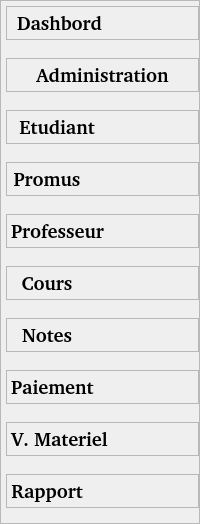
                  <widget class="QFrame" name="frame_6">
                   <property name="sizePolicy">
                    <sizepolicy hsizetype="Preferred" vsizetype="Expanding">
                     <horstretch>0</horstretch>
                     <verstretch>0</verstretch>
                    </sizepolicy>
                   </property>
                   <property name="minimumSize">
                    <size>
                     <width>166</width>
                     <height>0</height>
                    </size>
                   </property>
                   <property name="cursor">
                    <cursorShape>PointingHandCursor</cursorShape>
                   </property>
                   <property name="frameShape">
                    <enum>QFrame::StyledPanel</enum>
                   </property>
                   <property name="frameShadow">
                    <enum>QFrame::Raised</enum>
                   </property>
                   <layout class="QVBoxLayout" name="verticalLayout_13">
                    <property name="spacing">
                     <number>18</number>
                    </property>
                    <property name="leftMargin">
                     <number>5</number>
                    </property>
                    <property name="topMargin">
                     <number>5</number>
                    </property>
                    <property name="rightMargin">
                     <number>0</number>
                    </property>
                    <property name="bottomMargin">
                     <number>15</number>
                    </property>
                    <item>
                     <widget class="QFrame" name="frame_btn_left_home">
                      <property name="minimumSize">
                       <size>
                        <width>0</width>
                        <height>30</height>
                       </size>
                      </property>
                      <property name="cursor">
                       <cursorShape>PointingHandCursor</cursorShape>
                      </property>
                      <property name="frameShape">
                       <enum>QFrame::StyledPanel</enum>
                      </property>
                      <property name="frameShadow">
                       <enum>QFrame::Raised</enum>
                      </property>
                      <layout class="QHBoxLayout" name="horizontalLayout_17">
                       <property name="spacing">
                        <number>0</number>
                       </property>
                       <property name="leftMargin">
                        <number>0</number>
                       </property>
                       <property name="topMargin">
                        <number>0</number>
                       </property>
                       <property name="rightMargin">
                        <number>0</number>
                       </property>
                       <property name="bottomMargin">
                        <number>0</number>
                       </property>
                       <item alignment="Qt::AlignLeft">
                        <widget class="QPushButton" name="btn_left_home">
                         <property name="minimumSize">
                          <size>
                           <width>105</width>
                           <height>30</height>
                          </size>
                         </property>
                         <property name="font">
                          <font>
                           <family>C059 [UKWN]</family>
                           <pointsize>14</pointsize>
                           <weight>75</weight>
                           <bold>true</bold>
                          </font>
                         </property>
                         <property name="cursor">
                          <cursorShape>PointingHandCursor</cursorShape>
                         </property>
                         <property name="text">
                          <string>Dashbord</string>
                         </property>
                         <property name="default">
                          <bool>false</bool>
                         </property>
                         <property name="flat">
                          <bool>true</bool>
                         </property>
                        </widget>
                       </item>
                      </layout>
                     </widget>
                    </item>
                    <item>
                     <widget class="QFrame" name="frame_btn_left_admin">
                      <property name="minimumSize">
                       <size>
                        <width>150</width>
                        <height>30</height>
                       </size>
                      </property>
                      <property name="cursor">
                       <cursorShape>PointingHandCursor</cursorShape>
                      </property>
                      <property name="frameShape">
                       <enum>QFrame::StyledPanel</enum>
                      </property>
                      <property name="frameShadow">
                       <enum>QFrame::Raised</enum>
                      </property>
                      <layout class="QHBoxLayout" name="horizontalLayout_10">
                       <property name="spacing">
                        <number>0</number>
                       </property>
                       <property name="leftMargin">
                        <number>0</number>
                       </property>
                       <property name="topMargin">
                        <number>0</number>
                       </property>
                       <property name="rightMargin">
                        <number>0</number>
                       </property>
                       <property name="bottomMargin">
                        <number>0</number>
                       </property>
                       <item>
                        <widget class="QPushButton" name="btn_left_admin">
                         <property name="minimumSize">
                          <size>
                           <width>0</width>
                           <height>30</height>
                          </size>
                         </property>
                         <property name="font">
                          <font>
                           <family>C059 [UKWN]</family>
                           <pointsize>14</pointsize>
                           <weight>75</weight>
                           <bold>true</bold>
                          </font>
                         </property>
                         <property name="cursor">
                          <cursorShape>PointingHandCursor</cursorShape>
                         </property>
                         <property name="autoFillBackground">
                          <bool>false</bool>
                         </property>
                         <property name="text">
                          <string>Administration</string>
                         </property>
                         <property name="autoDefault">
                          <bool>false</bool>
                         </property>
                         <property name="default">
                          <bool>false</bool>
                         </property>
                         <property name="flat">
                          <bool>true</bool>
                         </property>
                        </widget>
                       </item>
                      </layout>
                     </widget>
                    </item>
                    <item>
                     <widget class="QFrame" name="frame_btn_left_etudiant">
                      <property name="minimumSize">
                       <size>
                        <width>0</width>
                        <height>30</height>
                       </size>
                      </property>
                      <property name="cursor">
                       <cursorShape>PointingHandCursor</cursorShape>
                      </property>
                      <property name="styleSheet">
                       <string notr="true">#frame_btn_etudiant{background-color:transparent;}</string>
                      </property>
                      <property name="frameShape">
                       <enum>QFrame::StyledPanel</enum>
                      </property>
                      <property name="frameShadow">
                       <enum>QFrame::Sunken</enum>
                      </property>
                      <property name="lineWidth">
                       <number>0</number>
                      </property>
                      <layout class="QHBoxLayout" name="horizontalLayout_8">
                       <property name="leftMargin">
                        <number>0</number>
                       </property>
                       <property name="topMargin">
                        <number>0</number>
                       </property>
                       <property name="rightMargin">
                        <number>0</number>
                       </property>
                       <property name="bottomMargin">
                        <number>0</number>
                       </property>
                       <item alignment="Qt::AlignLeft|Qt::AlignBottom">
                        <widget class="QPushButton" name="btn_left_etudiant">
                         <property name="minimumSize">
                          <size>
                           <width>100</width>
                           <height>30</height>
                          </size>
                         </property>
                         <property name="font">
                          <font>
                           <family>C059 [UKWN]</family>
                           <pointsize>14</pointsize>
                           <weight>75</weight>
                           <bold>true</bold>
                          </font>
                         </property>
                         <property name="cursor">
                          <cursorShape>PointingHandCursor</cursorShape>
                         </property>
                         <property name="text">
                          <string>Etudiant</string>
                         </property>
                         <property name="flat">
                          <bool>true</bool>
                         </property>
                        </widget>
                       </item>
                      </layout>
                     </widget>
                    </item>
                    <item alignment="Qt::AlignTop">
                     <widget class="QFrame" name="frame_btn_left_promus">
                      <property name="minimumSize">
                       <size>
                        <width>0</width>
                        <height>30</height>
                       </size>
                      </property>
                      <property name="cursor">
                       <cursorShape>PointingHandCursor</cursorShape>
                      </property>
                      <property name="frameShape">
                       <enum>QFrame::StyledPanel</enum>
                      </property>
                      <property name="frameShadow">
                       <enum>QFrame::Raised</enum>
                      </property>
                      <layout class="QHBoxLayout" name="horizontalLayout_16">
                       <property name="spacing">
                        <number>0</number>
                       </property>
                       <property name="leftMargin">
                        <number>0</number>
                       </property>
                       <property name="topMargin">
                        <number>0</number>
                       </property>
                       <property name="rightMargin">
                        <number>0</number>
                       </property>
                       <property name="bottomMargin">
                        <number>0</number>
                       </property>
                       <item alignment="Qt::AlignLeft|Qt::AlignVCenter">
                        <widget class="QPushButton" name="btn_left_promus">
                         <property name="enabled">
                          <bool>true</bool>
                         </property>
                         <property name="minimumSize">
                          <size>
                           <width>0</width>
                           <height>30</height>
                          </size>
                         </property>
                         <property name="maximumSize">
                          <size>
                           <width>16777215</width>
                           <height>16777215</height>
                          </size>
                         </property>
                         <property name="font">
                          <font>
                           <family>C059 [UKWN]</family>
                           <pointsize>14</pointsize>
                           <weight>75</weight>
                           <bold>true</bold>
                          </font>
                         </property>
                         <property name="cursor">
                          <cursorShape>PointingHandCursor</cursorShape>
                         </property>
                         <property name="text">
                          <string>Promus</string>
                         </property>
                         <property name="flat">
                          <bool>true</bool>
                         </property>
                        </widget>
                       </item>
                      </layout>
                     </widget>
                    </item>
                    <item>
                     <widget class="QFrame" name="frame_btn_left_prof">
                      <property name="minimumSize">
                       <size>
                        <width>0</width>
                        <height>30</height>
                       </size>
                      </property>
                      <property name="cursor">
                       <cursorShape>PointingHandCursor</cursorShape>
                      </property>
                      <property name="frameShape">
                       <enum>QFrame::StyledPanel</enum>
                      </property>
                      <property name="frameShadow">
                       <enum>QFrame::Raised</enum>
                      </property>
                      <layout class="QHBoxLayout" name="horizontalLayout_11">
                       <property name="spacing">
                        <number>0</number>
                       </property>
                       <property name="leftMargin">
                        <number>0</number>
                       </property>
                       <property name="topMargin">
                        <number>0</number>
                       </property>
                       <property name="rightMargin">
                        <number>0</number>
                       </property>
                       <property name="bottomMargin">
                        <number>0</number>
                       </property>
                       <item alignment="Qt::AlignLeft">
                        <widget class="QPushButton" name="btn_left_prof">
                         <property name="minimumSize">
                          <size>
                           <width>0</width>
                           <height>30</height>
                          </size>
                         </property>
                         <property name="font">
                          <font>
                           <family>C059 [UKWN]</family>
                           <pointsize>14</pointsize>
                           <weight>75</weight>
                           <bold>true</bold>
                          </font>
                         </property>
                         <property name="cursor">
                          <cursorShape>PointingHandCursor</cursorShape>
                         </property>
                         <property name="text">
                          <string>Professeur</string>
                         </property>
                         <property name="flat">
                          <bool>true</bool>
                         </property>
                        </widget>
                       </item>
                      </layout>
                     </widget>
                    </item>
                    <item>
                     <widget class="QFrame" name="frame_btn_left_cours">
                      <property name="minimumSize">
                       <size>
                        <width>0</width>
                        <height>30</height>
                       </size>
                      </property>
                      <property name="cursor">
                       <cursorShape>PointingHandCursor</cursorShape>
                      </property>
                      <property name="frameShape">
                       <enum>QFrame::StyledPanel</enum>
                      </property>
                      <property name="frameShadow">
                       <enum>QFrame::Raised</enum>
                      </property>
                      <layout class="QVBoxLayout" name="verticalLayout_9">
                       <property name="spacing">
                        <number>0</number>
                       </property>
                       <property name="leftMargin">
                        <number>0</number>
                       </property>
                       <property name="topMargin">
                        <number>0</number>
                       </property>
                       <property name="rightMargin">
                        <number>0</number>
                       </property>
                       <property name="bottomMargin">
                        <number>0</number>
                       </property>
                       <item alignment="Qt::AlignLeft">
                        <widget class="QPushButton" name="btn_left_cours">
                         <property name="enabled">
                          <bool>true</bool>
                         </property>
                         <property name="minimumSize">
                          <size>
                           <width>0</width>
                           <height>30</height>
                          </size>
                         </property>
                         <property name="font">
                          <font>
                           <family>C059 [UKWN]</family>
                           <pointsize>14</pointsize>
                           <weight>75</weight>
                           <bold>true</bold>
                          </font>
                         </property>
                         <property name="cursor">
                          <cursorShape>PointingHandCursor</cursorShape>
                         </property>
                         <property name="text">
                          <string notr="true">Cours</string>
                         </property>
                         <property name="flat">
                          <bool>true</bool>
                         </property>
                        </widget>
                       </item>
                      </layout>
                     </widget>
                    </item>
                    <item>
                     <widget class="QFrame" name="frame_btn_left_notes">
                      <property name="enabled">
                       <bool>true</bool>
                      </property>
                      <property name="minimumSize">
                       <size>
                        <width>0</width>
                        <height>30</height>
                       </size>
                      </property>
                      <property name="cursor">
                       <cursorShape>PointingHandCursor</cursorShape>
                      </property>
                      <property name="frameShape">
                       <enum>QFrame::StyledPanel</enum>
                      </property>
                      <property name="frameShadow">
                       <enum>QFrame::Raised</enum>
                      </property>
                      <layout class="QHBoxLayout" name="horizontalLayout_15">
                       <property name="spacing">
                        <number>0</number>
                       </property>
                       <property name="leftMargin">
                        <number>0</number>
                       </property>
                       <property name="topMargin">
                        <number>0</number>
                       </property>
                       <property name="rightMargin">
                        <number>0</number>
                       </property>
                       <property name="bottomMargin">
                        <number>0</number>
                       </property>
                       <item alignment="Qt::AlignLeft">
                        <widget class="QPushButton" name="btn_left_notes">
                         <property name="enabled">
                          <bool>true</bool>
                         </property>
                         <property name="sizePolicy">
                          <sizepolicy hsizetype="Minimum" vsizetype="Preferred">
                           <horstretch>0</horstretch>
                           <verstretch>0</verstretch>
                          </sizepolicy>
                         </property>
                         <property name="minimumSize">
                          <size>
                           <width>0</width>
                           <height>30</height>
                          </size>
                         </property>
                         <property name="maximumSize">
                          <size>
                           <width>16777215</width>
                           <height>16777215</height>
                          </size>
                         </property>
                         <property name="font">
                          <font>
                           <family>C059 [UKWN]</family>
                           <pointsize>14</pointsize>
                           <weight>75</weight>
                           <bold>true</bold>
                          </font>
                         </property>
                         <property name="cursor">
                          <cursorShape>PointingHandCursor</cursorShape>
                         </property>
                         <property name="text">
                          <string>Notes</string>
                         </property>
                         <property name="flat">
                          <bool>true</bool>
                         </property>
                        </widget>
                       </item>
                      </layout>
                     </widget>
                    </item>
                    <item>
                     <widget class="QFrame" name="frame_btn_left_paiement">
                      <property name="minimumSize">
                       <size>
                        <width>0</width>
                        <height>30</height>
                       </size>
                      </property>
                      <property name="cursor">
                       <cursorShape>PointingHandCursor</cursorShape>
                      </property>
                      <property name="frameShape">
                       <enum>QFrame::StyledPanel</enum>
                      </property>
                      <property name="frameShadow">
                       <enum>QFrame::Raised</enum>
                      </property>
                      <layout class="QHBoxLayout" name="horizontalLayout_14">
                       <property name="spacing">
                        <number>0</number>
                       </property>
                       <property name="leftMargin">
                        <number>0</number>
                       </property>
                       <property name="topMargin">
                        <number>0</number>
                       </property>
                       <property name="rightMargin">
                        <number>0</number>
                       </property>
                       <property name="bottomMargin">
                        <number>0</number>
                       </property>
                       <item alignment="Qt::AlignLeft">
                        <widget class="QPushButton" name="btn_left_paiement">
                         <property name="minimumSize">
                          <size>
                           <width>0</width>
                           <height>30</height>
                          </size>
                         </property>
                         <property name="font">
                          <font>
                           <family>C059 [UKWN]</family>
                           <pointsize>14</pointsize>
                           <weight>75</weight>
                           <bold>true</bold>
                          </font>
                         </property>
                         <property name="cursor">
                          <cursorShape>PointingHandCursor</cursorShape>
                         </property>
                         <property name="text">
                          <string>Paiement </string>
                         </property>
                         <property name="flat">
                          <bool>true</bool>
                         </property>
                        </widget>
                       </item>
                      </layout>
                     </widget>
                    </item>
                    <item>
                     <widget class="QFrame" name="frame_btn_left_vente">
                      <property name="minimumSize">
                       <size>
                        <width>0</width>
                        <height>30</height>
                       </size>
                      </property>
                      <property name="cursor">
                       <cursorShape>PointingHandCursor</cursorShape>
                      </property>
                      <property name="frameShape">
                       <enum>QFrame::StyledPanel</enum>
                      </property>
                      <property name="frameShadow">
                       <enum>QFrame::Raised</enum>
                      </property>
                      <layout class="QHBoxLayout" name="horizontalLayout_13">
                       <property name="spacing">
                        <number>0</number>
                       </property>
                       <property name="leftMargin">
                        <number>0</number>
                       </property>
                       <property name="topMargin">
                        <number>0</number>
                       </property>
                       <property name="rightMargin">
                        <number>0</number>
                       </property>
                       <property name="bottomMargin">
                        <number>0</number>
                       </property>
                       <item alignment="Qt::AlignLeft">
                        <widget class="QPushButton" name="btn_left_vente">
                         <property name="minimumSize">
                          <size>
                           <width>0</width>
                           <height>30</height>
                          </size>
                         </property>
                         <property name="font">
                          <font>
                           <family>C059 [UKWN]</family>
                           <pointsize>14</pointsize>
                           <weight>75</weight>
                           <bold>true</bold>
                          </font>
                         </property>
                         <property name="cursor">
                          <cursorShape>PointingHandCursor</cursorShape>
                         </property>
                         <property name="inputMethodHints">
                          <set>Qt::ImhSensitiveData</set>
                         </property>
                         <property name="text">
                          <string>V. Materiel</string>
                         </property>
                         <property name="flat">
                          <bool>true</bool>
                         </property>
                        </widget>
                       </item>
                      </layout>
                     </widget>
                    </item>
                    <item>
                     <widget class="QFrame" name="frame_btn_left_rapport">
                      <property name="minimumSize">
                       <size>
                        <width>0</width>
                        <height>30</height>
                       </size>
                      </property>
                      <property name="cursor">
                       <cursorShape>PointingHandCursor</cursorShape>
                      </property>
                      <property name="frameShape">
                       <enum>QFrame::StyledPanel</enum>
                      </property>
                      <property name="frameShadow">
                       <enum>QFrame::Raised</enum>
                      </property>
                      <layout class="QVBoxLayout" name="verticalLayout_10">
                       <property name="spacing">
                        <number>0</number>
                       </property>
                       <property name="leftMargin">
                        <number>0</number>
                       </property>
                       <property name="topMargin">
                        <number>0</number>
                       </property>
                       <property name="rightMargin">
                        <number>0</number>
                       </property>
                       <property name="bottomMargin">
                        <number>0</number>
                       </property>
                       <item alignment="Qt::AlignLeft">
                        <widget class="QPushButton" name="btn_left_rapport">
                         <property name="minimumSize">
                          <size>
                           <width>0</width>
                           <height>30</height>
                          </size>
                         </property>
                         <property name="font">
                          <font>
                           <family>C059 [UKWN]</family>
                           <pointsize>14</pointsize>
                           <weight>75</weight>
                           <bold>true</bold>
                          </font>
                         </property>
                         <property name="cursor">
                          <cursorShape>PointingHandCursor</cursorShape>
                         </property>
                         <property name="text">
                          <string>Rapport</string>
                         </property>
                         <property name="flat">
                          <bool>true</bool>
                         </property>
                        </widget>
                       </item>
                      </layout>
                     </widget>
                    </item>
                   </layout>
                  </widget>
